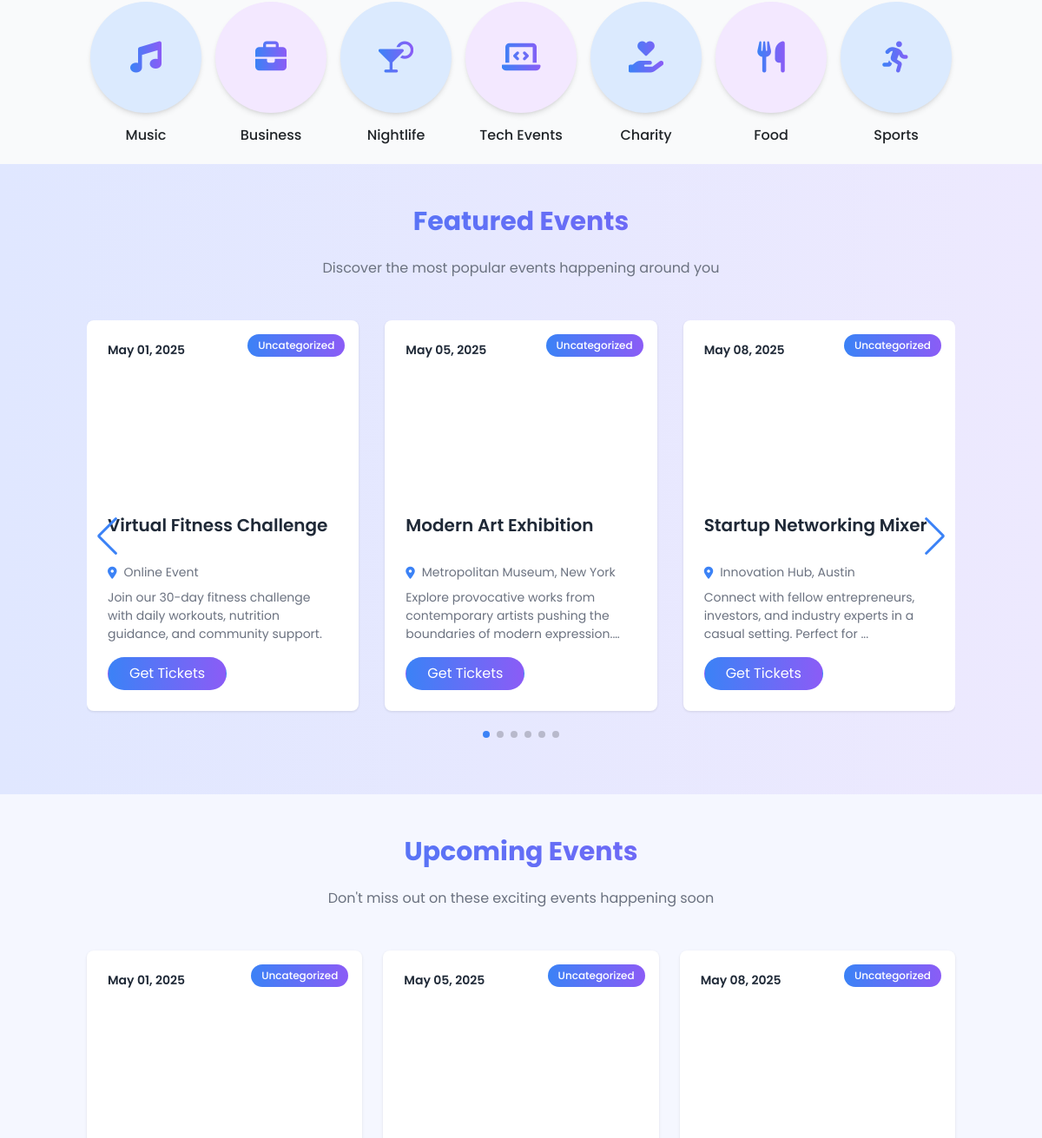
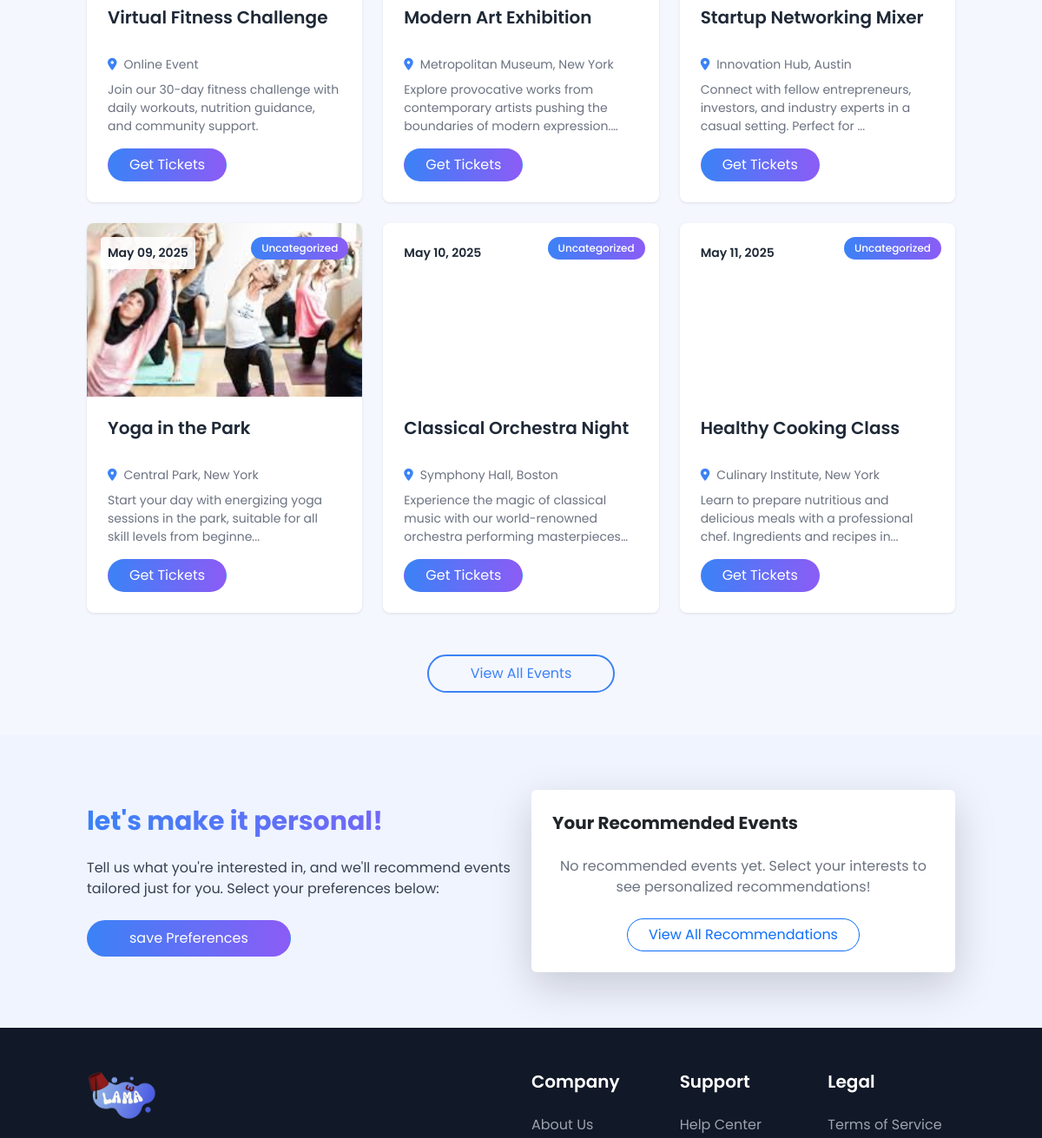
The app's page /view/pages/landing-page.php (middle part), older data (2 pictures, top to bottom).
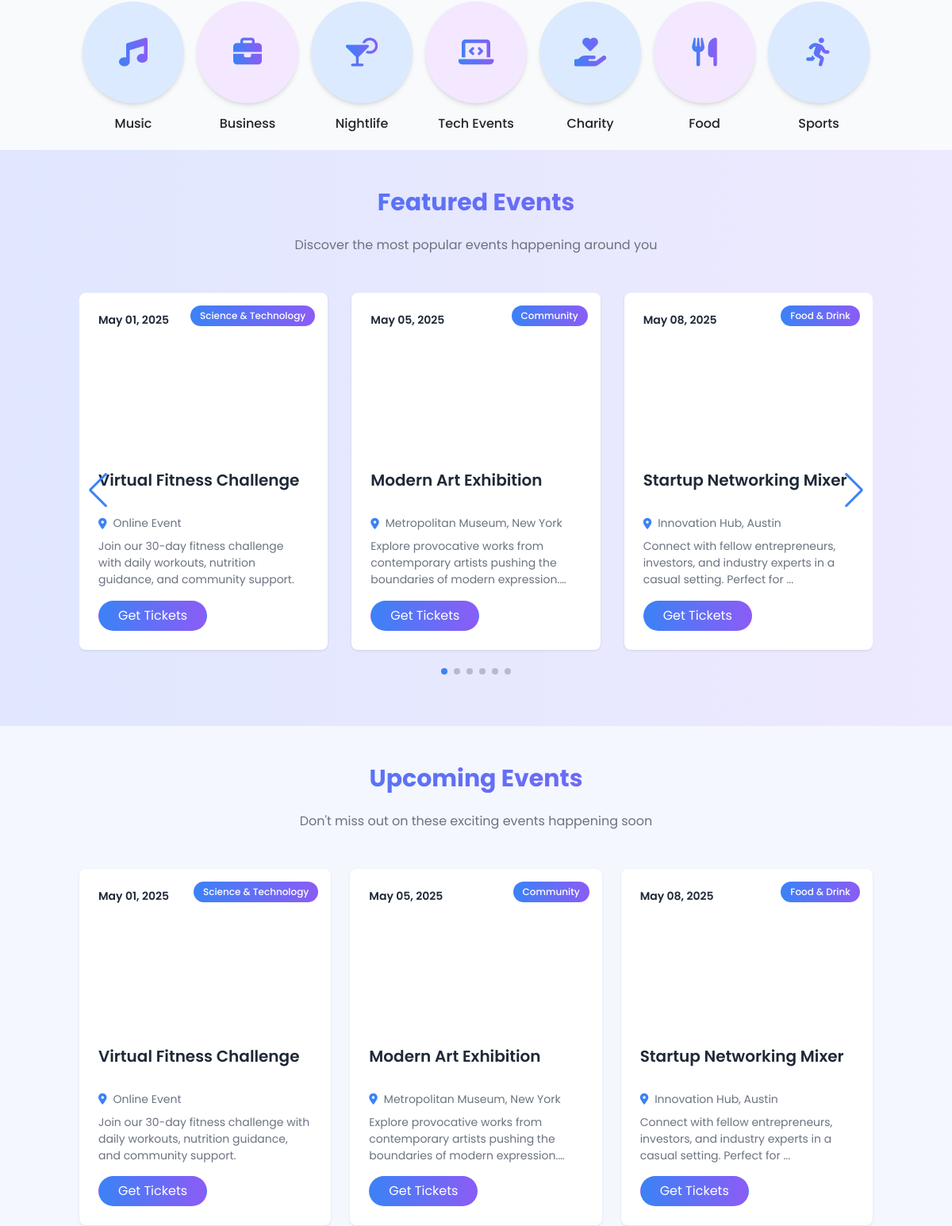
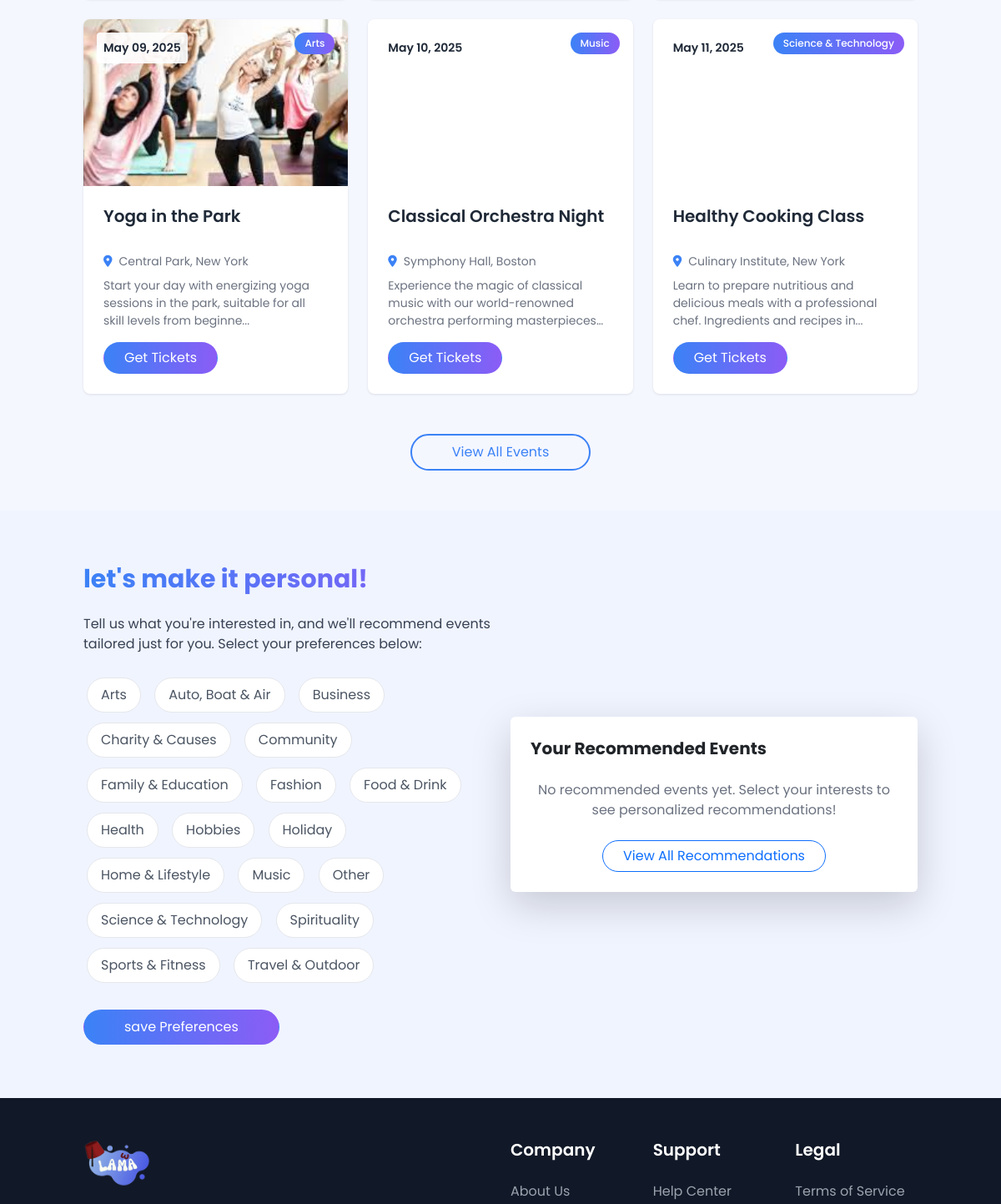
The same page, newer data (2 pictures, top to bottom).
### tables this page shows
CREATE TABLE `events` (
  `id` int(11) NOT NULL,
  `organizer_id` int(11) NOT NULL,
  `title` varchar(255) NOT NULL,
  `description` text DEFAULT NULL,
  `start_date` datetime NOT NULL,
  `end_date` datetime NOT NULL,
  `door_time` time DEFAULT NULL,
  `location` varchar(255) DEFAULT NULL,
  `online_link` varchar(255) DEFAULT NULL,
  `event_type` enum('in-person','online') NOT NULL DEFAULT 'in-person',
  `image` varchar(255) DEFAULT NULL,
  `category_id` int(11) NOT NULL,
  `capacity` int(11) DEFAULT NULL,
  `age_restriction` varchar(50) DEFAULT 'All Ages',
  `status` varchar(50) DEFAULT NULL,
  `created_at` datetime DEFAULT current_timestamp()
);

CREATE TABLE `categories` (
  `id` int(11) NOT NULL,
  `name` varchar(255) NOT NULL,
  `description` text DEFAULT NULL
);

### controller/categories.php (called while the page is built)
<?php
function getCategories(PDO $pdo): array
{
    try {
        $stmt = $pdo->prepare("SELECT * FROM categories ORDER BY name ASC");
        $stmt->execute();
        return $stmt->fetchAll(PDO::FETCH_ASSOC);
    } catch (PDOException $e) {
        error_log("Get Categories Error: " . $e->getMessage());
        return [];
    }
}

### view/pages/landing-page.php (the view, shortened to what the rows shown need)
<?php
include_once __DIR__ . '/../../config/database.php';
include_once __DIR__ . '/../../controller/categories.php';
include_once __DIR__ . '/../../controller/preferences.php';
$categories = getCategories($cnx);
if (isset($_SESSION["user_id"])) {
  $user_preferences = getUserPreferences($cnx, $_SESSION['user_id'] ?? null);
  $recommended_events = getRecommendedEvents($cnx, $_SESSION['user_id'] ?? null, 3);
} else {
  $user_preferences = [];
}
try {
  $stmt = $cnx->query("SELECT e.*, c.name AS category_name
                          FROM events e
                          LEFT JOIN categories c ON e.category_id = c.id
                          WHERE e.start_date >= NOW()
                          ORDER BY e.start_date ASC
                          LIMIT 6");
  $events = $stmt->fetchAll(PDO::FETCH_ASSOC);
} catch (PDOException $e) {
  error_log("Database error while fetching events: " . $e->getMessage());
  $events = [];
}
?>
<!DOCTYPE html>
<html lang="en">
<head>
  <script src="https://cdn.tailwindcss.com"></script>
  <link href="https://cdn.jsdelivr.net/npm/bootstrap@5.3.0/dist/css/bootstrap.min.css" rel="stylesheet" />
  <link rel="stylesheet" href="https://cdnjs.cloudflare.com/ajax/libs/font-awesome/6.4.0/css/all.min.css" />
  <link rel="stylesheet" href="https://cdn.jsdelivr.net/npm/swiper@8/swiper-bundle.min.css" />
  <link rel="stylesheet" href="../styles/css/landing2.css" />
  <script src="../scripts/tailwind.js"></script>
</head>
<body>
  <section class="py-5 bg-gradient-light">
    <div class="container">
      <h2 class="text-3xl font-bold mb-4 text-gradient text-center">
        Featured Events
      </h2>
      <div class="swiper featured-events-swiper">
        <div class="swiper-wrapper">
          <?php foreach ($events as $event): ?>
            <div class="swiper-slide">
              <a href="event-details.php?id=<?php echo $event['id']; ?>">
                <div class="event-card">
                  <div class="event-image" style="background-image: url('<?php echo $event['image'] ?? '../assets/images/default.jpg'; ?>')">
                    <div class="event-date">
                      <?php echo date('M d, Y', strtotime($event['start_date'])); ?>
                    </div>
                    <div class="event-category">
                      <?php echo htmlspecialchars($event['category_name'] ?? 'Uncategorized'); ?>
                    </div>
                  </div>
                  <div class="event-content">
                    <h3 class="event-title"><?php echo htmlspecialchars($event['title']); ?></h3>
                    <div class="event-location">
                      <i class="fas fa-map-marker-alt"></i>
                      <span>
                        <?php echo $event['event_type'] === 'online'
                          ? 'Online Event'
                          : htmlspecialchars($event['location']);
                        ?>
                      </span>
                    </div>
                    <p class="event-description">
                      <?php echo htmlspecialchars(
                        strlen($event['description']) > 100
                          ? substr($event['description'], 0, 100) . '...'
                          : $event['description']
                      ); ?>
                    </p>
                    <a href="event-details.php?id=<?php echo $event['id']; ?>" class="btn btn-gradient rounded-pill px-4">Get Tickets</a>
                  </div>
                </div>
              </a>
            </div>
          <?php endforeach; ?>
        </div>
      </div>
    </div>
  </section>
  <section class="py-5">
    <div class="container">
      <h2 class="text-3xl font-bold mb-4 text-gradient text-center">
        Upcoming Events
      </h2>
      <div class="row g-4">
        <?php foreach ($events as $event): ?>
          <div class="col-lg-4 col-md-6">
            <div class="event-card">
              <div class="event-image" style="background-image: url('<?php echo $event['image'] ?? '../assets/images/default.jpg'; ?>')">
                <div class="event-date">
                  <?php echo date('M d, Y', strtotime($event['start_date'])); ?>
                </div>
                <div class="event-category">
                  <?php echo htmlspecialchars($event['category_name'] ?? 'Uncategorized'); ?>
                </div>
              </div>
              <div class="event-content">
                <h3 class="event-title"><?php echo htmlspecialchars($event['title']); ?></h3>
                <div class="event-location">
                  <i class="fas fa-map-marker-alt"></i>
                  <span>
                    <?php echo $event['event_type'] === 'online'
                      ? 'Online Event'
                      : htmlspecialchars($event['location']);
                    ?>
                  </span>
                </div>
                <p class="event-description">
                  <?php echo htmlspecialchars(
                    strlen($event['description']) > 100
                      ? substr($event['description'], 0, 100) . '...'
                      : $event['description']
                  ); ?>
                </p>
                <a href="event-details.php?id=<?php echo $event['id']; ?>" class="btn btn-gradient rounded-pill px-4">Get Tickets</a>
              </div>
            </div>
          </div>
        <?php endforeach; ?>
      </div>
    </div>
  </section>
  <section class="personalization-section">
    <div class="container">
      <div class="row align-items-center">
        <div class="col-lg-6 mb-5 mb-lg-0">
          <h2 class="text-3xl font-bold mb-4 text-gradient">
            let's make it personal!
          </h2>
          <form id="preferencesForm">
            <div class="preference-tags mb-4">
              <?php foreach ($categories as $category): ?>
                <span class="preference-tag rounded-pill px-3 py-2 me-2 mb-2 <?php echo in_array($category['id'], $user_preferences) ? 'active' : ''; ?>" data-id="<?php echo $category['id']; ?>">
                  <?php echo htmlspecialchars($category['name']); ?>
                </span>
              <?php endforeach; ?>
            </div>
          </form>
        </div>
      </div>
    </div>
  </section>
</body>
</html>

Row changes from the older to the newer data that the page shows:
computed for events "Virtual Fitness Challenge": category.name "Uncategorized" → "Science & Technology"
computed for events "Modern Art Exhibition": category.name "Uncategorized" → "Community"
computed for events "Startup Networking Mixer": category.name "Uncategorized" → "Food & Drink"
computed for events "Yoga in the Park": category.name "Uncategorized" → "Arts"
computed for events "Classical Orchestra Night": category.name "Uncategorized" → "Music"
computed for events "Healthy Cooking Class": category.name "Uncategorized" → "Science & Technology"
added categories: name "Arts"
added categories: name "Auto, Boat & Air"
added categories: name "Business"
added categories: name "Charity & Causes"
added categories: name "Community"
added categories: name "Family & Education"
added categories: name "Fashion"
added categories: name "Food & Drink"
added categories: name "Health"
added categories: name "Hobbies"
added categories: name "Holiday"
added categories: name "Home & Lifestyle"
added categories: name "Music"
added categories: name "Other"
added categories: name "Science & Technology"
added categories: name "Spirituality"
added categories: name "Sports & Fitness"
added categories: name "Travel & Outdoor"
